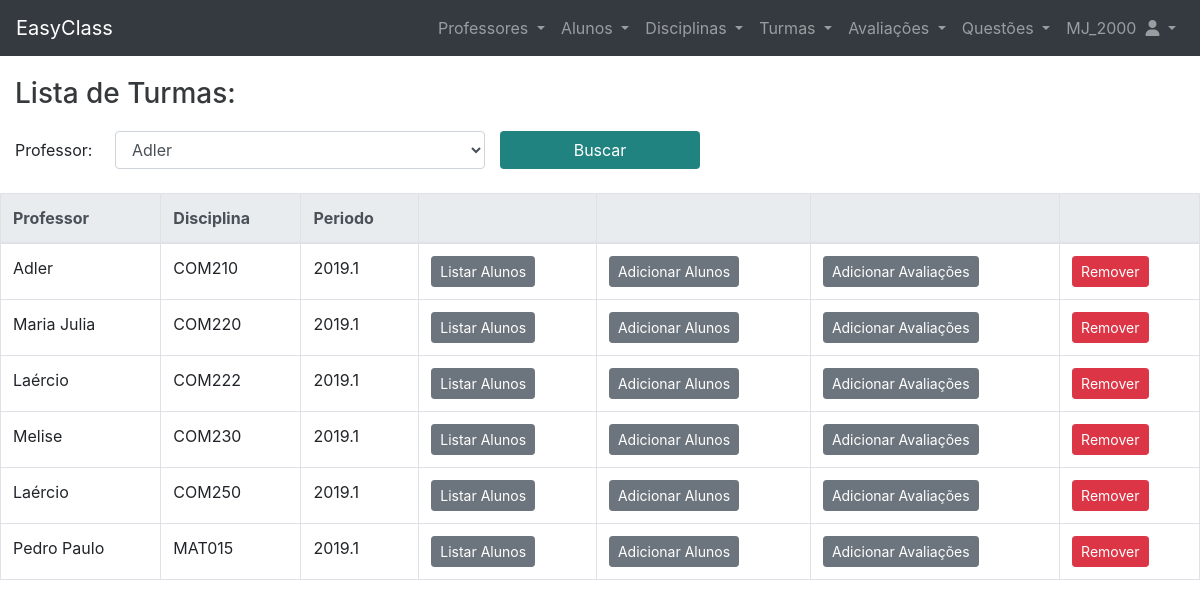
Page /turma/index.php (signed in) on the committed database.
### tables this page shows
CREATE TABLE `turma` (
  `id` int(11) NOT NULL,
  `id_professor` int(11) NOT NULL,
  `id_disciplina` varchar(10) NOT NULL,
  `ano_periodo` varchar(10) NOT NULL
);

CREATE TABLE `professor` (
  `id` int(11) NOT NULL,
  `nome` varchar(50) NOT NULL,
  `login` varchar(20) NOT NULL,
  `senha` varchar(20) NOT NULL
);

### model/professor_db.php (called while the page is built, shortened)
<?php
require('../model/database.php');
function lista_professor(){
    global $db;
    $query = 'SELECT * FROM professor'
            . ' ORDER BY nome';
    $statement = $db->prepare($query);
    $statement->execute();
    return $statement;
}
function get_professor_by_id($id){
    global $db;
    $query = 'SELECT * FROM professor'
        . ' WHERE id = :id';
    $statement = $db->prepare($query);
    $statement->bindValue(':id', $id);
    $statement->execute();
    $professor = $statement->fetch();
    return $professor;
}

### model/turma_db.php (called while the page is built, shortened)
<?php
require('../model/database.php');
function lista_turmas(){
    global $db;
    $query = 'SELECT * FROM turma'
        . ' ORDER BY id_disciplina';
    $statement = $db->prepare($query);
    $statement->execute();
    $turmas = $statement->fetchAll();
    return $turmas;
}

### turma/lista_turma.php (the view, shortened to what this page needs)
<?php include '../header.php'; ?>
<main>
    <div class="tituloPaginaEntidade col-md-5 col-sm-6">
        <h1 class="h3">Lista de Turmas:</h1>
    </div>
    <form class="container-fluid" action="." method="post">
        <div class="form-group row">
            <label for="campoBuscaProfessorTurma" class="col-md-1 col-form-label">Professor:</label>
            <div class="col-md-4 col-sm-6">
                <select class="form-control" name="nomeProfessor" id="campoBuscaProfessorTurma">
                    <?php foreach ($professores as $professor) : ?>
                        <option value="<?php echo $professor['nome'] ?>">
                            <?php echo $professor['nome'] ?>
                        </option>
                    <?php endforeach; ?>
                </select>
            </div>
            <button type="submit" class="btn col-md-2 mb-2" style="background-color: #218380; color: white">Buscar</button>
        </div>
    </form>
    <table class="table table-bordered">
        <thead class="thead-light">
            <tr>
                <th>Professor</th>
                <th>Disciplina</th>
                <th>Periodo</th>
                <th>&nbsp;</th>
                <th>&nbsp;</th>
                <th>&nbsp;</th>
                <th>&nbsp;</th>
            </tr>
        </thead>
        <tbody>
            <?php foreach ($lista as $turma) : ?>
                <tr>
                    <td><?php $prof = get_professor_by_id($turma['id_professor']);
                        echo $prof['nome']; ?></td>
                    <td><?php echo $turma['id_disciplina']; ?></td>
                    <td><?php echo $turma['ano_periodo']; ?></td>
                    <td>
                        <form action="." method="post">
                            <input type="submit" class="btn btn-secondary btn-sm" value="Listar Alunos">
                        </form>
                    </td>
                    <td>
                        <form action="." method="post">
                            <input type="submit" class="btn btn-secondary btn-sm" value="Adicionar Alunos">
                        </form>
                    </td>
                    <td>
                        <form action="." method="post">
                            <input type="submit" class="btn btn-secondary btn-sm" value="Adicionar Avaliações">
                        </form>
                    </td>
                    <td>
                        <form action="." method="post">
                            <input type="submit" class="btn btn-danger btn-sm" value="Remover">
                        </form>
                    </td>
                </tr>
            <?php endforeach; ?>
        </tbody>
    </table>
</main>
<?php include '../footer.php'; ?>

### style.css (style rules this page uses)
body, html { height: 100%; }
body { position: relative; }
.tituloPaginaEntidade { color: #36393B; margin-bottom: 20px; margin-top: 20px; }
main { width: 100%; position: absolute; top: 57px; left: 0px; z-index: 1; }

### rows in the picture
turma: id_professor.nome "Adler", id_disciplina "COM210", ano_periodo "2019.1"
turma: id_professor.nome "Maria Julia", id_disciplina "COM220", ano_periodo "2019.1"
turma: id_professor.nome "Laércio", id_disciplina "COM222", ano_periodo "2019.1"
turma: id_professor.nome "Melise", id_disciplina "COM230", ano_periodo "2019.1"
turma: id_professor.nome "Laércio", id_disciplina "COM250", ano_periodo "2019.1"
turma: id_professor.nome "Pedro Paulo", id_disciplina "MAT015", ano_periodo "2019.1"

### other values in the picture
$_SESSION['login'] "MJ_2000"
form field nomeProfessor "Adler"
